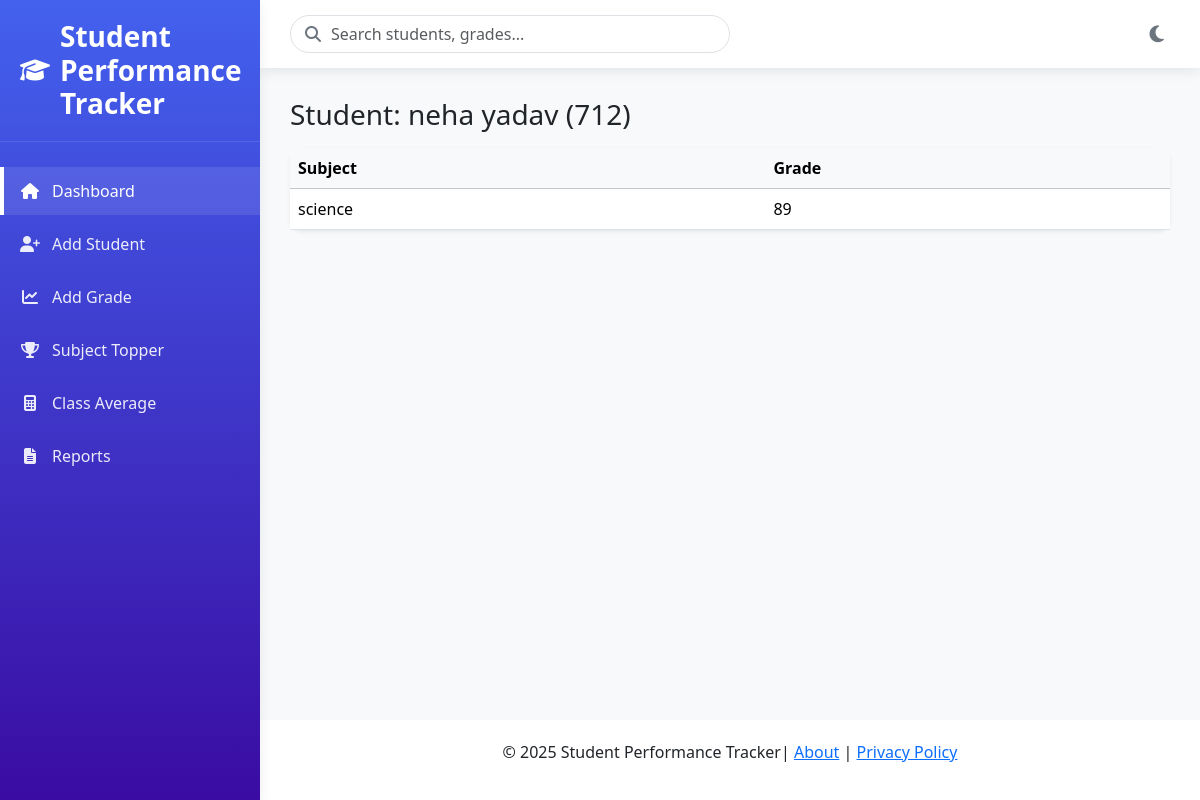
Screenshot of /student/712 with the database file from the repository.
### tables this page shows
CREATE TABLE students (
                id INTEGER PRIMARY KEY AUTOINCREMENT,
                roll_number TEXT UNIQUE NOT NULL,
                name TEXT NOT NULL
            );

CREATE TABLE grades (
                id INTEGER PRIMARY KEY AUTOINCREMENT,
                student_id INTEGER NOT NULL,
                subject TEXT NOT NULL,
                grade INTEGER NOT NULL,
                FOREIGN KEY(student_id) REFERENCES students(id)
            );

### app.py (the view)
@app.route("/student/<roll>")
def view_student(roll):
    student = database.get_student_by_roll(roll)
    grades = database.get_grades_by_roll(roll)
    if not student:
        flash("❌ Student not found.", "error")
        return redirect(url_for("index"))
    return render_template("view_student.html", student=student, grades=grades)

### database.py (called while the page is built)
def get_connection():
    conn = sqlite3.connect(DB_NAME)
    conn.row_factory = sqlite3.Row  # dict-like rows
    return conn

def get_student_by_roll(roll_number):
    with closing(get_connection()) as conn:
        row = conn.execute("SELECT id, roll_number, name FROM students WHERE roll_number = ?", (roll_number,)).fetchone()
        return dict(row) if row else None

def get_grades_by_roll(roll_number):
    with closing(get_connection()) as conn:
        stu = conn.execute("SELECT id FROM students WHERE roll_number = ?", (roll_number,)).fetchone()
        if not stu:
            return []
        rows = conn.execute("SELECT subject, grade FROM grades WHERE student_id = ? ORDER BY subject", (stu["id"],)).fetchall()
        return [dict(r) for r in rows]

### templates/view_student.html
{% extends "base.html" %}
{% block content %}
<h3 class="mb-3">Student: {{ student.name }} ({{ student.roll_number }})</h3>
<div class="card shadow-sm">
  <div class="table-responsive">
    <table class="table mb-0">
      <thead class="table-light">
        <tr>
          <th>Subject</th>
          <th>Grade</th>
        </tr>
      </thead>
      <tbody>
        {% for g in grades %}
        <tr>
          <td>{{ g.subject }}</td>
          <td>{{ g.grade }}</td>
        </tr>
        {% else %}
        <tr><td colspan="2" class="text-center text-muted py-4">No grades yet.</td></tr>
        {% endfor %}
      </tbody>
    </table>
  </div>
</div>
{% endblock %}

### templates/base.html (style rules this page uses)
:root { --primary: #4361ee; --secondary: #3a0ca3; --success: #4cc9f0; --light-bg: #f8f9fa; --dark-bg: #121212; --dark-card: #1e1e1e; --dark-text: #e0e0e0; --shadow: 0 4px 12px rgba(0,0,0,0.08); --transition: all 0.3s ease; }
body { font-family: 'Segoe UI', Tahoma, Geneva, Verdana, sans-serif; transition: var(--transition); background-color: var(--light-bg); min-height: 100vh; display: flex; flex-direction: column; }
.card { border: none; border-radius: 12px; box-shadow: var(--shadow); transition: var(--transition); margin-bottom: 20px; }

### rows the page displays
students: name "neha yadav", roll_number "712"
grades: subject "science", grade "89"
